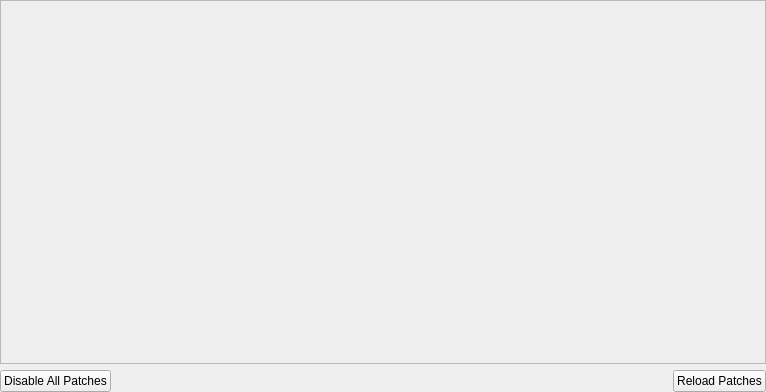
<?xml version="1.0" encoding="UTF-8"?>
<ui version="4.0">
 <class>GamePatchSettingsWidget</class>
 <widget class="QWidget" name="GamePatchSettingsWidget">
  <property name="geometry">
   <rect>
    <x>0</x>
    <y>0</y>
    <width>766</width>
    <height>392</height>
   </rect>
  </property>
  <layout class="QVBoxLayout" name="verticalLayout">
   <property name="leftMargin">
    <number>0</number>
   </property>
   <property name="topMargin">
    <number>0</number>
   </property>
   <property name="rightMargin">
    <number>0</number>
   </property>
   <property name="bottomMargin">
    <number>0</number>
   </property>
   <item>
    <widget class="QScrollArea" name="scrollArea">
     <property name="horizontalScrollBarPolicy">
      <enum>Qt::ScrollBarPolicy::ScrollBarAlwaysOff</enum>
     </property>
     <property name="widgetResizable">
      <bool>true</bool>
     </property>
    </widget>
   </item>
   <item>
    <layout class="QHBoxLayout" name="horizontalLayout">
     <item>
      <widget class="QPushButton" name="disableAllPatches">
       <property name="text">
        <string>Disable All Patches</string>
       </property>
      </widget>
     </item>
     <item>
      <spacer name="horizontalSpacer">
       <property name="orientation">
        <enum>Qt::Orientation::Horizontal</enum>
       </property>
       <property name="sizeHint" stdset="0">
        <size>
         <width>40</width>
         <height>20</height>
        </size>
       </property>
      </spacer>
     </item>
     <item>
      <widget class="QPushButton" name="reload">
       <property name="text">
        <string>Reload Patches</string>
       </property>
      </widget>
     </item>
    </layout>
   </item>
  </layout>
 </widget>
 <resources/>
 <connections/>
</ui>
